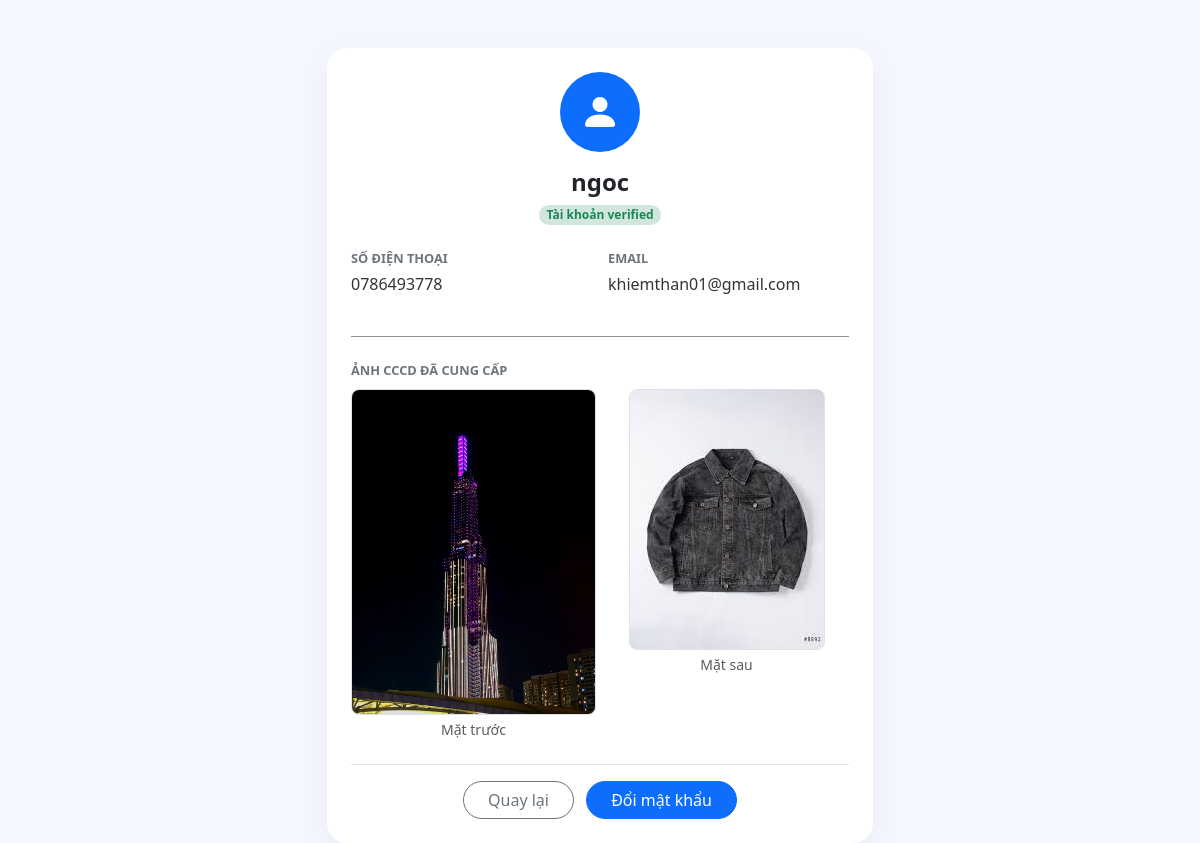
The app's page /get_user_info.php (signed in) with its own data.
### tables this page shows
CREATE TABLE `users` (
  `id` int(11) NOT NULL,
  `username` varchar(50) NOT NULL,
  `password` varchar(255) NOT NULL,
  `full_name` varchar(100) NOT NULL,
  `email` varchar(100) NOT NULL,
  `phone_number` varchar(15) NOT NULL,
  `date_of_birth` date DEFAULT NULL,
  `address` text DEFAULT NULL,
  `id_front_image` varchar(255) DEFAULT NULL,
  `id_back_image` varchar(255) DEFAULT NULL,
  `balance` decimal(15,2) DEFAULT 0.00,
  `status` enum('pending','verified','disabled','locked','waiting_for_updates') DEFAULT 'pending',
  `role` enum('admin','user') DEFAULT 'user',
  `is_first_login` tinyint(1) DEFAULT 1,
  `abnormal_login_count` int(11) DEFAULT 0,
  `locked_until` datetime DEFAULT NULL,
  `created_at` timestamp NOT NULL DEFAULT current_timestamp(),
  `login_attempts` int(11) DEFAULT 0,
  `lock_until` datetime DEFAULT NULL
);

### get_user_info.php (the view, shortened to what this page needs)
<?php
require_once 'db_config.php';
$user_id = $_SESSION['user_id'];
$stmt = $conn->prepare("SELECT * FROM users WHERE id = ?");
$stmt->execute([$user_id]);
$user = $stmt->fetch();
?>
<!DOCTYPE html>
<html lang="vi">
<head>
    <link href="https://cdn.jsdelivr.net/npm/bootstrap@5.3.0/dist/css/bootstrap.min.css" rel="stylesheet">
    <link rel="stylesheet" href="https://cdn.jsdelivr.net/npm/bootstrap-icons@1.11.1/font/bootstrap-icons.css">
</head>
<body>
<div class="container mt-5">
    <div class="row justify-content-center">
        <div class="col-md-6">
            <div class="card profile-card p-4">
                <div class="text-center mb-4">
                    <div class="bg-primary text-white rounded-circle d-inline-flex align-items-center justify-content-center mb-3" style="width: 80px; height: 80px;">
                        <i class="bi bi-person-fill fs-1"></i>
                    </div>
                    <h4 class="fw-bold mb-0"><?php echo $user['full_name']; ?></h4>
                    <span class="badge bg-success-subtle text-success rounded-pill mt-2">Tài khoản <?php echo $user['status']; ?></span>
                </div>
                <div class="row g-3">
                    <div class="col-6">
                        <p class="info-label mb-1">Số điện thoại</p>
                        <p class="info-value"><?php echo $user['phone_number']; ?></p>
                    </div>
                    <div class="col-6">
                        <p class="info-label mb-1">Email</p>
                        <p class="info-value"><?php echo $user['email']; ?></p>
                    </div>
                    <div class="col-12"><hr class="my-2 opacity-50"></div>
                    <div class="col-12">
                        <p class="info-label mb-2">Ảnh CCCD đã cung cấp</p>
                        <div class="row g-2 text-center">
                            <div class="col-6">
                                <img src="uploads/<?php echo $user['id_front_image']; ?>" class="img-fluid rounded-3 border" alt="Mặt trước">
                                <span class="small text-muted mt-1 d-block">Mặt trước</span>
                            </div>
                            <div class="col-6">
                                <img src="uploads/<?php echo $user['id_back_image']; ?>" class="img-fluid rounded-3 border" alt="Mặt sau">
                                <span class="small text-muted mt-1 d-block">Mặt sau</span>
                            </div>
                        </div>
                    </div>
                </div>
                <div class="mt-4 pt-3 border-top text-center">
                    <a href="index.php" class="btn btn-outline-secondary rounded-pill px-4 me-2">Quay lại</a>
                    <a href="change_password.php" class="btn btn-primary rounded-pill px-4">Đổi mật khẩu</a>
                </div>
            </div>
        </div>
    </div>
</div>
</body>
</html>

### get_user_info.php (style rules this page uses)
body { background-color: #f4f7fe; font-family: 'Segoe UI', sans-serif; }
.profile-card { border-radius: 20px; border: none; box-shadow: 0 10px 30px rgba(0,0,0,0.05); }
.info-label { font-size: 0.8rem; color: #6c757d; font-weight: bold; text-transform: uppercase; }
.info-value { font-size: 1rem; color: #333; font-weight: 500; }

### records on screen
users: full_name "ngoc", status "verified", phone_number "0786493778", email "khiemthan01@gmail.com", id_front_image (picture), id_back_image (picture)
